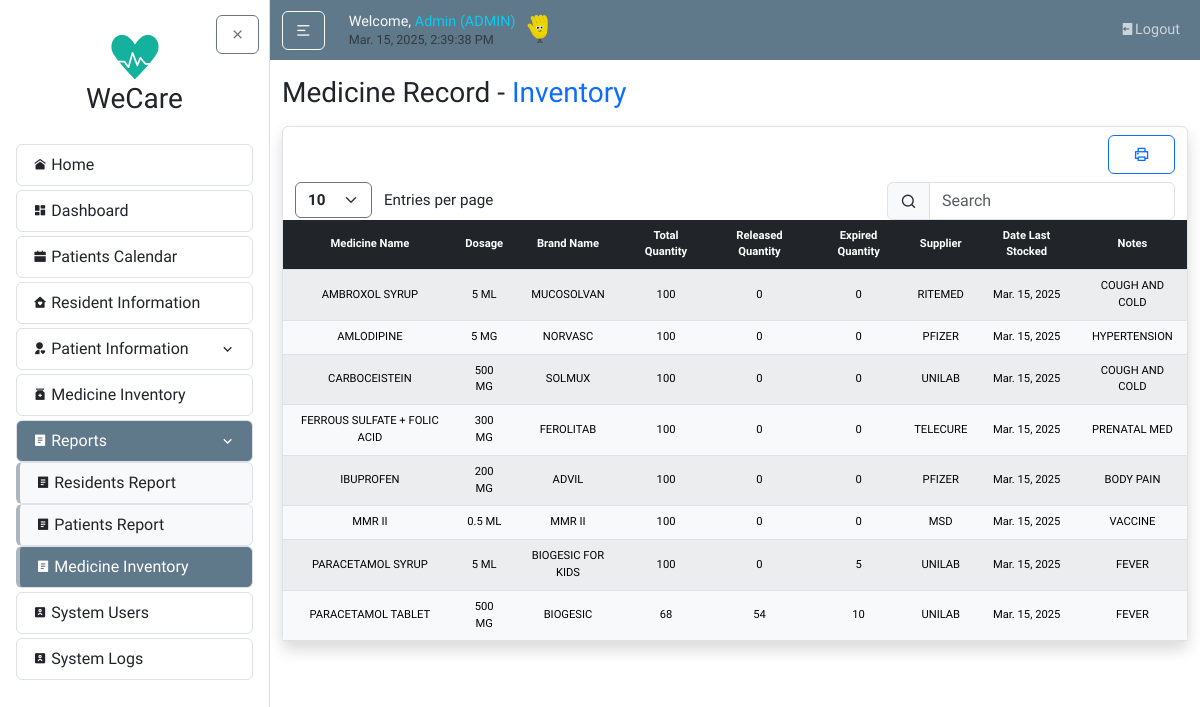
The app's page /reports/medicineRecord/ (signed in) with its own data.
### users/models.py (models this page shows, shortened)
class UserProfile(models.Model):
    USER_TYPE_CHOICES = [
        ('BHW', 'Barangay Health Worker'),
        ('BRGY-STAFF', 'Barangay Staff'),
        ('DOCTOR', 'Doctor'),
        ('ADMIN', 'Admin'),
        ('ROOT', 'Root'),
    ]
    STATUS_CHOICES = [
        ('ACTIVE', 'Active'),
        ('INACTIVE', 'Inactive'),
    ]
    user = models.OneToOneField(User, on_delete=models.CASCADE)
    userrole = models.CharField(max_length=10, choices=USER_TYPE_CHOICES, default='BHW')
    status = models.CharField(max_length=8, choices=STATUS_CHOICES, default='ACTIVE')
    created_by = models.ForeignKey(User, related_name='created_user_profiles', on_delete=models.SET_NULL, null=True, blank=True)

### medicineMonitoring/models.py (models this page shows, shortened)
class Medicine(models.Model):
    medicine_name = models.CharField(max_length=255)
    brand_name = models.CharField(max_length=255, blank=True, null=True)
    dosage = models.CharField(max_length=100, blank=True, null=True)
    total_quantity = models.PositiveIntegerField(default=0)
    supplier_name = models.CharField(max_length=255)
    date_last_stock = models.DateField(blank=True)
    notes = models.TextField(blank=True, null=True)

### users/decorators.py (the view)
        def wrapper(request, *args, **kwargs):
            try:
                profile = request.user.userprofile
                if profile.userrole == 'ADMIN' or profile.userrole in allowed_roles:
                    return view_func(request, *args, **kwargs)
                else:
                    messages.warning(
                        request,
                        f"You don't have permission to access the {module_name} module."
                    )
                    return redirect('home')
            except UserProfile.DoesNotExist:
                messages.warning(
                    request,
                    f"Complete your profile to access the {module_name} module."
                )
                return redirect('home')

### reports/views.py (called while the page is built)
@login_required
@role_required(['ADMIN', 'BHW', 'DOCTOR'], 'Medicine Record')
def medicineReport(request):
    today = date.today()
    medicines = Medicine.objects.all().order_by("medicine_name").annotate(
        releasedQty=Sum('medicine_trackings__quantity_used'),
        expiredQty=Sum('stocks__quantity', filter=Q(stocks__expiration_date__lte=today))
    )
    context = {
        'medicines': medicines,
        'today': today,
    }
    return render(request, "reports/medicineReport.html", context)

### reports/templates/reports/medicineReport.html (shortened to what this page needs)
{% extends "home/layout.html" %}
{% load static %}
{% block body %}
  <h3 class="mb-3">Medicine Record - <span class="text-primary">Inventory</span></h3>
    <article class="content-section border rounded p-0 mx-0 px-0 shadow">
        <div class="container">
            <div class="row mt-2">
              <div class="col-md-auto ms-sm-auto">
                  <div class="d-flex gap-2 mt-3 mt-sm-0">
                    <button class="btn btn-outline-primary btn-block px-4" onclick="printTable()">
                      <i class="ri-printer-line"></i>
                    </button>
                  </div>
              </div>
            </div>
            <div class="row mt-2">
              <div class="col-auto">
                <select id="customEntries" class="form-select d-inline w-auto border-secondary fw-bold" style="font-size: calc(0.8rem + 0.2vw); cursor: pointer; vertical-align: middle;">
                  <option value="10">10</option>
                </select>
                <span class="d-inline ms-2" style="font-size: calc(0.8rem + 0.2vw); vertical-align: middle;">Entries per page</span>
              </div>
              <div class="col-auto ms-auto">
                  <div class="input-group input-group-merge">
                      <span class="input-group-text"><i class="ri-search-line"></i></span>
                      <input type="text" id="searchBar" class="form-control" placeholder="Search" aria-label="Search">
                  </div>
              </div>
            </div>
          </div>
        <div class="table-responsive w-100">
            <table id="dataTable" class="table table-light table-striped text-center m-0 w-100 projectTables">
                <thead class="table-dark">
                <tr>
                    <th>Medicine Name</th>
                    <th>Dosage</th>
                    <th>Brand Name</th>
                    <th>Total Quantity</th>
                    <th>Released Quantity</th>
                    <th>Expired Quantity</th>
                    <th>Supplier</th>
                    <th>Date Last Stocked</th>
                    <th>Notes</th>
                </tr>
                </thead>
                <tbody>
                {% for med in medicines %}
                <tr>
                    <td class="align-middle">{{ med.medicine_name }}</td>
                    <td class="align-middle">{{ med.dosage }}</td>
                    <td class="align-middle">{{ med.brand_name }}</td>
                    <td class="align-middle">{{ med.total_quantity }}</td>
                    <td class="align-middle">{{ med.releasedQty|default:"0" }}</td>
                    <td class="align-middle">{{ med.expiredQty|default:"0" }}</td>
                    <td class="align-middle">{{ med.supplier_name }}</td>
                    <td class="align-middle">{{ med.date_last_stock|date:"M. d, Y" }}</td>
                    <td class="align-middle">{{ med.notes }}</td>
                </tr>
                {% endfor %}
                </tbody>
            </table>
        </div>
  </article>
{% endblock body %}

### home/templates/home/layout.html (shortened to what this page needs)
{% load static %}
<!DOCTYPE html>
<html lang="en">
<head>
  <link rel="stylesheet" type="text/css" href="{% static 'home/main.css' %}">
  <link href="https://cdn.jsdelivr.net/npm/bootstrap@5.3.3/dist/css/bootstrap.min.css" rel="stylesheet">
  <link rel="stylesheet" href="https://cdnjs.cloudflare.com/ajax/libs/remixicon/4.6.0/remixicon.css">
  <link rel="stylesheet" href="//cdn.datatables.net/2.2.2/css/dataTables.dataTables.min.css">
  <link rel="stylesheet" href="https://cdn.jsdelivr.net/npm/flatpickr/dist/flatpickr.min.css">
</head>
<body>
  {% include "home/sidebar.html" %}
    <div id="content-wrapper" class="flex-grow-1">
      <header class="site-header">
        <nav class="navbar navbar-expand-md navbar-dark bg-steel">
          <div class="container">
            <div class="navbar-nav align-items-xl-center">
              <button id="sidebarToggle" class="btn btn-outline-light me-3 my-auto">
                <i class="ri-menu-2-line"></i>
              </button>
            </div>
            <div class="ms-2 me-auto">
              <h5 class="d-flex align-items-end gap-1 mb-1">
                  <span class="text-light nav-font">
                      {% if user.is_authenticated %}Welcome, <span class="text-info">{{ request.user }} ({{ request.user.userprofile.userrole }})</span> <br>{% endif %}
                      <small id="clock" class="my-auto text-muted text-light"></small>
                  </span>
                  <span><img src="{% static 'home/images/hand.gif' %}" alt="" style="height: 2em; width: auto; vertical-align: middle;"></span>
              </h5>
            </div>
            <div class="navbar-nav ms-auto nav-font">
              {% if user.is_authenticated %}
                <a class="nav-item nav-link" href="{% url "logout" %}"><i class="ri-logout-box-fill "></i>Logout</a>
              {% endif %}
            </div>
          </div>
        </nav>
      </header>
      <main id="main-content" role="main" class="container mt-3">
          <div class="row">
            <div class="col">
              {% block body %}{% endblock %}
            </div>
          </div>
      </main>
    </div>
  </div>
</body>
</html>

### home/static/home/main.css (style rules this page uses)
body { background: #fafafa; color: #333333; font-family: 'Varela Round', sans-serif!important; }
h1, h2, h3, h4, h5, h6 { color: #444444; font-size: calc(1rem + 0.8vw); margin-bottom: 1rem; }
.bg-steel { background-color: #5f788a; }
.site-header { position: sticky; top: 0; z-index: 1000; }
.navbar-nav { flex-wrap: wrap; gap: 0.5rem; }
.navbar-nav .nav-link { color: #cbd5db; transition: color 0.2s ease; }
.nav-font { font-size: clamp(0.7rem, 1.2vw, 1rem); }
.content-section { background: #ffffff; padding: 1.25rem; border: 1px solid #dddddd; border-radius: 0.5rem; margin-bottom: 1.5rem; }
#content-wrapper { flex: 1; overflow-y: auto; height: 100vh; }
.projectTables { font-size: calc(0.55rem + 0.2vw); margin-bottom: 0; }
.projectTables th, .projectTables td { padding: calc(5px + 0.2vw) calc(8px + 0.2vw); vertical-align: middle; border-color: #dee2e6; text-align: center; }
.projectTables thead th { font-weight: 600; }
button, input[type="submit"] { margin-top: 10px; }
.container { max-width: 1490px!important; }
html { scroll-behavior: smooth; }

### reports/templates/reports/medicineReport.html (style rules this page uses)
table td, table th { text-align: center !important; vertical-align: middle; }

### records on screen
Medicine: medicine_name "AMBROXOL SYRUP", dosage "5 ML", brand_name "MUCOSOLVAN", total_quantity "100", releasedQty "0", expiredQty "0", supplier_name "RITEMED", date_last_stock "Mar. 15, 2025", notes "COUGH AND COLD"
Medicine: medicine_name "AMLODIPINE", dosage "5 MG", brand_name "NORVASC", total_quantity "100", releasedQty "0", expiredQty "0", supplier_name "PFIZER", date_last_stock "Mar. 15, 2025", notes "HYPERTENSION"
Medicine: medicine_name "CARBOCEISTEIN", dosage "500 MG", brand_name "SOLMUX", total_quantity "100", releasedQty "0", expiredQty "0", supplier_name "UNILAB", date_last_stock "Mar. 15, 2025", notes "COUGH AND COLD"
Medicine: medicine_name "FERROUS SULFATE + FOLIC ACID", dosage "300 MG", brand_name "FEROLITAB", total_quantity "100", releasedQty "0", expiredQty "0", supplier_name "TELECURE", date_last_stock "Mar. 15, 2025", notes "PRENATAL MED"
Medicine: medicine_name "IBUPROFEN", dosage "200 MG", brand_name "ADVIL", total_quantity "100", releasedQty "0", expiredQty "0", supplier_name "PFIZER", date_last_stock "Mar. 15, 2025", notes "BODY PAIN"
Medicine: medicine_name "MMR II", dosage "0.5 ML", brand_name "MMR II", total_quantity "100", releasedQty "0", expiredQty "0", supplier_name "MSD", date_last_stock "Mar. 15, 2025", notes "VACCINE"
Medicine: medicine_name "PARACETAMOL SYRUP", dosage "5 ML", brand_name "BIOGESIC FOR KIDS", total_quantity "100", releasedQty "0", expiredQty "5", supplier_name "UNILAB", date_last_stock "Mar. 15, 2025", notes "FEVER"
Medicine: medicine_name "PARACETAMOL TABLET", dosage "500 MG", brand_name "BIOGESIC", total_quantity "68", releasedQty "54", expiredQty "10", supplier_name "UNILAB", date_last_stock "Mar. 15, 2025", notes "FEVER"

### other values on screen
{{ request.user }} "Admin"
{{ request.user.userprofile.userrole }} "ADMIN"
